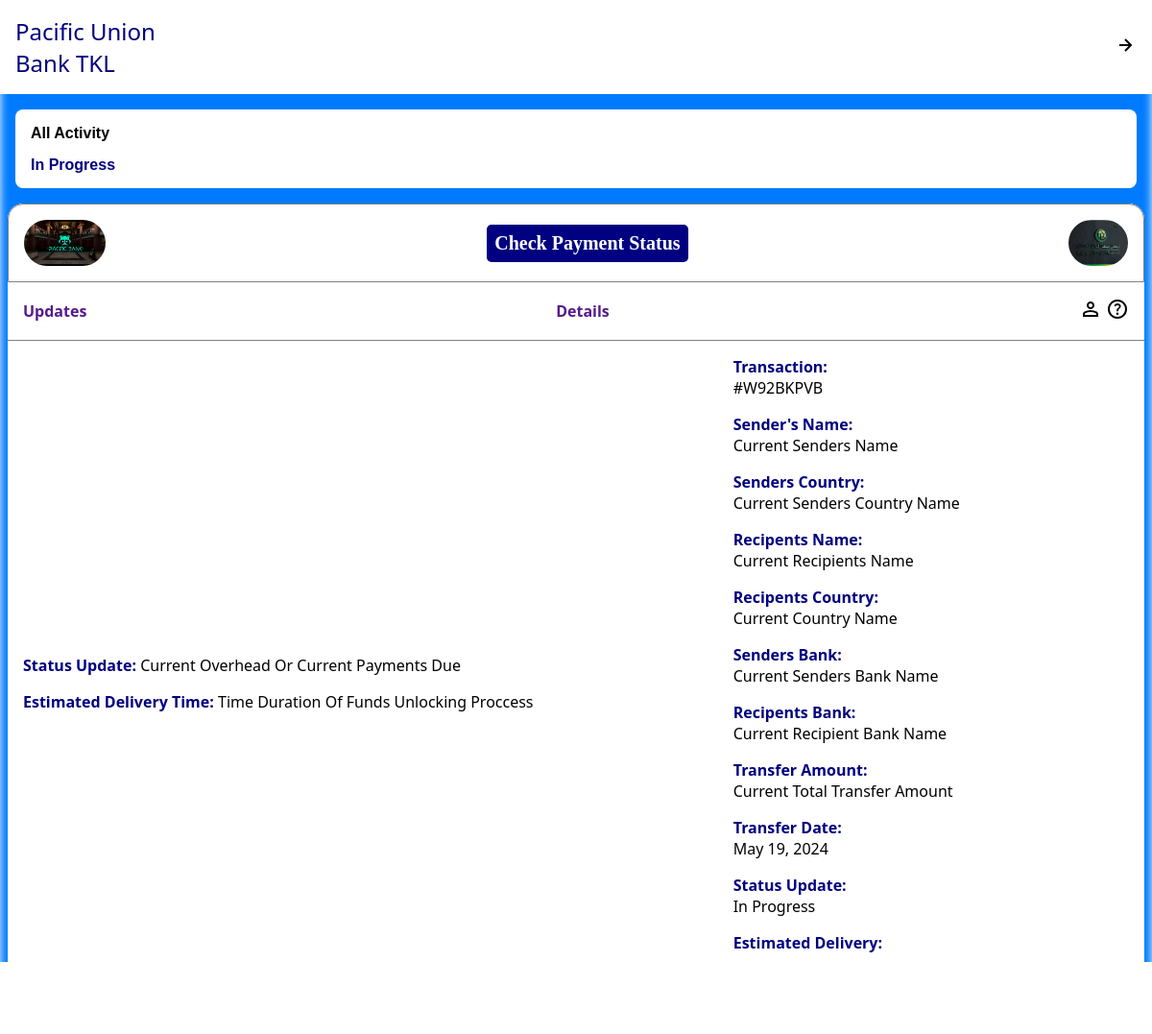
Screenshot of /details/ with the database file from the repository.
### T_K_L/models.py (models this page shows, shortened)
class Details(models.Model):
    transaction = models.CharField(max_length=200, default='Current transaction name')
    senders_name = models.CharField(max_length=200, default='Current senders name')
    senders_country = models.CharField(max_length=200, default='Current senders country name')
    recipent_name = models.CharField(max_length=200, default='Current Recipients name')
    recipent_country = models.CharField(max_length=200, default='Current country name')
    recipent_bank = models.CharField(max_length=200, default='Current recipient bank name')
    senders_bank = models.CharField(max_length=200, default='Current senders bank name')
    Total_Transfer_Amount = models.CharField(max_length=200, default='Current Total transfer amount')
    current_date = models.DateField(auto_now=True)
    status_update = models.CharField(max_length=200, default='In progress')
    status_text = models.CharField(max_length=200, default='current overhead or current payments due')
    estimated_delivery_time = models.CharField(max_length=200, default='time duration of funds unlocking proccess')
    Recipients_IBAN = models.CharField(max_length=200, default='DE31269513110168360295')
    image = models.ImageField(upload_to='images/', default="image_field")

### T_K_L/views.py (the view)
# urls.py: path('details/', views.details, name="details"),
def details(request):
    form = Details.objects.all()
    context = {'form':form}
    return render(request, 'T_K_L/details.html', context)

### T_K_L/templates/T_K_L/details.html (shortened to what this page needs)
{% load static %}
<!DOCTYPE html>
<html lang="en">
<head>
</head>
<body>
    <div class="navbar">
        <a href="{% url 'home' %}" class="text">
            Pacific Union <br> Bank TKL
        </a>
        <div class="icon">
       <a href="http://www.prospectvisualbank.com"><svg xmlns="http://www.w3.org/2000/svg" width="24" height="24" viewBox="0 0 24 24" style="fill: rgba(0, 0, 0, 1);transform:msFilter;"><path d="m11.293 17.293 1.414 1.414L19.414 12l-6.707-6.707-1.414 1.414L15.586 11H6v2h9.586z"></path></svg></a>
    </div>
    </div>
    <div class="container">
        <div class="test">
            <span class="act">All activity</span>
            <br><br>
            <span class="loading">In progress</span>
        </div>
    </div>
    <section>
    <div class="cunts">
            <img src="{% static 'images/logo.jpg' %}" alt="">
           <button class="button button--loading" onclick="this.classList.toggle('button--loading')">
            <span class="button__text">Check Payment Status</span>
          </button>
      {% for item in form %}
          <img src="{{ item.image.url }}" alt="Image">
      {% endfor %}
    </div>
    <div class="nav">
        <a href="" class="upd">Updates</a>
        <a href="" class="det">Details</a>
        <div class="icon_sec">
        <a href=""></a>
            <a href=""> </a>
        </div>
    </div>
<div class="major">
<div class="left">
        <p class="sta">
            <span class="status">Status Update:</span>
            {% for i in form %}
              {{i.status_text}}
            {% endfor %}
        </p>
        <p class="sta">
        <span class="status">Estimated Delivery time:</span>  {% for i in form %}
        {{i.estimated_delivery_time}}
      {% endfor %}
        </p>
</div>
<div class="center">
    <div class="sta">
        <span class="status">Transaction:</span><br>
        {% for i in form %}
        {{i.transaction}}
      {% endfor %}
    </div>
    <div class="sta_2">
        <span class="status">Sender's name:</span><br>
        {% for i in form %}
        {{i.senders_name}}
      {% endfor %}
    </div>
    <div class="sta_2">
        <span class="status">Senders country:</span><br>
        {% for i in form %}
        {{i.senders_country}}
      {% endfor %}
    </div>
    <div class="sta_2">
        <span class="status">Recipents name:</span><br>
        {% for i in form %}
        {{i.recipent_name}}
      {% endfor %}
    </div>
    <div class="sta_2">
        <span class="status">Recipents country:</span><br>
        {% for i in form %}
        {{i.recipent_country}}
      {% endfor %}
    </div>
    <div class="sta_2">
        <span class="status">Senders bank:</span><br>
        {% for i in form %}
        {{i.senders_bank}}
      {% endfor %}
    </div>
    <div class="sta_2">
        <span class="status">Recipents bank:</span><br>
        {% for i in form %}
        {{i.recipent_bank}}
      {% endfor %}
    </div>
    <div class="sta_2">
        <span class="status">Transfer amount:</span><br>
        {% for i in form %}
        {{i.Total_Transfer_Amount}}
      {% endfor %}
    </div>
    <div class="sta_2">
        <span class="status">Transfer date:</span><br>
        {% for i in form %}
        {{i.current_date}}
      {% endfor %}
    </div>
    <div class="sta_2">
        <span class="status">Status update:</span><br>
        {% for i in form %}
        {{i.status_update}}
      {% endfor %}
    </div>
    <div class="sta_2">
        <span class="status">Estimated delivery:</span>
    </div>
    <div class="sta_2">
        <span class="status">Recipents IBAN:</span><br>
    </div>
</div>
    </div>
    </section>
</body>
</html>

### T_K_L/templates/T_K_L/details.html (style rules this page uses)
* { font-family: 'Poppins', sans-serif; margin: 0; padding: 0; box-sizing: border-box; outline: none; border: none; text-transform: capitalize; transition: all 2s linear; }
body::before { z-index: -1; top: 0; left: 0; position: fixed; width: 100%; height: 100%; background-color: #007bff; content: ''; filter: blur(5px); }
body { color: #000; margin: 0; padding: 0; font-family: Arial, sans-serif; backdrop-filter: blur(5px); }
.navbar { display: flex; justify-content: space-between; padding: 1rem 1rem; align-items: center; background-color: #fff; }
.text { font-size: x-large; text-decoration: none; color: navy; font-family: system-ui, -apple-system, BlinkMacSystemFont, 'Segoe UI', Roboto, Oxygen, Ubuntu, Cantarell, 'Open Sans', 'Helvetica Neue', sans-serif; }
.container { display: flex; justify-content: space-between; padding: 1rem 1rem; align-items: center; background-color: #fff; margin: 1rem; border-radius: 0.5rem; }
.test { font-family: system-ui, -apple-system, BlinkMacSystemFont, 'Segoe UI', Roboto, Oxygen, Ubuntu, Cantarell, 'Open Sans', 'Helvetica Neue', sans-serif; line-height: 1rem; }
.act { font-weight: bolder; color: black; }
.loading { font-weight: bold; color: navy; }
.cunts { display: flex; justify-content: space-between; padding: 1rem 1rem; align-items: center; background-color: #fff; border: 1px solid grey; border-top-left-radius: 1rem; border-top-right-radius: 1rem; }
section { background-color: #fff; height: auto; margin: 0.5rem; border-radius: 1rem; }
img { height: 3rem; border-radius: 3rem; }
.nav { display: flex; justify-content: space-between; padding: 1rem 1rem; align-items: center; background-color: #fff; border-bottom: 1px solid grey; }
.upd, .det { text-decoration: none; font-family: system-ui, -apple-system, BlinkMacSystemFont, 'Segoe UI', Roboto, Oxygen, Ubuntu, Cantarell, 'Open Sans', 'Helvetica Neue', sans-serif; font-weight: bold; }
.sta { margin: 1rem; font-family: system-ui, -apple-system, BlinkMacSystemFont, 'Segoe UI', Roboto, Oxygen, Ubuntu, Cantarell, 'Open Sans', 'Helvetica Neue', sans-serif; }
.status { font-family: system-ui, -apple-system, BlinkMacSystemFont, 'Segoe UI', Roboto, Oxygen, Ubuntu, Cantarell, 'Open Sans', 'Helvetica Neue', sans-serif; font-weight: bolder; color: navy; }
.sta_2 { margin: 1rem; font-family: system-ui, -apple-system, BlinkMacSystemFont, 'Segoe UI', Roboto, Oxygen, Ubuntu, Cantarell, 'Open Sans', 'Helvetica Neue', sans-serif; }
.major { display: flex; justify-content: space-between; align-items: center; }
.button { position: relative; padding: 8px 8px; background: navy; border: none; font-family: Arial, Helvetica, sans-serif; outline: none; border-radius: 5px; cursor: pointer; }
.button__text { font: bold 20px 'Quicksand', san-serif; color: #ffffffff; transition: all 0.2s; }

### rows the page displays
Details: image (picture), status_text "Current Overhead Or Current Payments Due", estimated_delivery_time "Time Duration Of Funds Unlocking Proccess", transaction "#W92BKPVB", senders_name "Current Senders Name", senders_country "Current Senders Country Name", recipent_name "Current Recipients Name", recipent_country "Current Country Name", senders_bank "Current Senders Bank Name", recipent_bank "Current Recipient Bank Name", Total_Transfer_Amount "Current Total Transfer Amount", current_date "May 19, 2024", status_update "In Progress"
